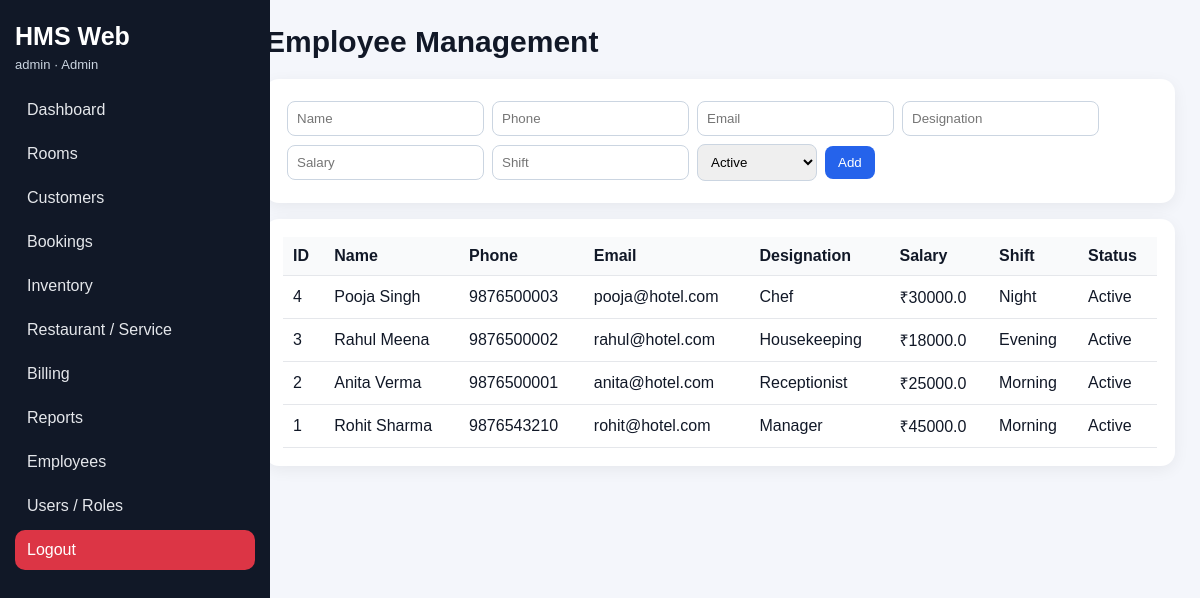
Page /employees (signed in) on the committed database.
### tables this page shows
CREATE TABLE employees(
        id INTEGER PRIMARY KEY AUTOINCREMENT,
        name TEXT,
        phone TEXT,
        email TEXT,
        designation TEXT,
        salary REAL,
        shift TEXT,
        status TEXT DEFAULT 'Active');

### app.py (the view)
@app.route("/employees")
def employees():
    if session.get("role") not in ["Admin", "Manager"]:
        return redirect(url_for("dashboard"))
    return render_template("employees.html", employees=run("SELECT * FROM employees ORDER BY id DESC"))

### app.py (called while the page is built)
def db():
    con = sqlite3.connect(DB_PATH)
    con.row_factory = sqlite3.Row
    return con

def run(sql, args=(), one=False, commit=False):
    con = db()
    cur = con.execute(sql, args)
    if commit:
        con.commit()
        last = cur.lastrowid
        con.close()
        return last
    rows = cur.fetchall()
    con.close()
    return (rows[0] if rows else None) if one else rows

def login_required():
    return "user_id" in session

@app.context_processor
def inject():
    return dict(current_user=session)

@app.before_request
def protect():
    allowed = ["login", "static"]
    if request.endpoint and request.endpoint not in allowed and not login_required():
        return redirect(url_for("login"))

### templates/employees.html
{% extends "base.html" %}{% block content %}<h1>Employee Management</h1><div class="panel"><form class="row" method="post" action="{{url_for('add_employee')}}"><input name="name" placeholder="Name"><input name="phone" placeholder="Phone"><input name="email" placeholder="Email"><input name="designation" placeholder="Designation"><input name="salary" placeholder="Salary"><input name="shift" placeholder="Shift"><select name="status"><option>Active</option><option>Inactive</option></select><button>Add</button></form></div><div class="panel"><table><tr><th>ID</th><th>Name</th><th>Phone</th><th>Email</th><th>Designation</th><th>Salary</th><th>Shift</th><th>Status</th></tr>{% for e in employees %}<tr><td>{{e.id}}</td><td>{{e.name}}</td><td>{{e.phone}}</td><td>{{e.email}}</td><td>{{e.designation}}</td><td>₹{{e.salary}}</td><td>{{e.shift}}</td><td>{{e.status}}</td></tr>{% endfor %}</table></div>{% endblock %}

### static/css/style.css (style rules this page uses)
body { margin:0;background:#f4f6fb;font-family:Arial,sans-serif;color:#111827 }
h1 { font-size:30px;margin:0 0 20px }
.panel,.card { background:white;padding:18px;border-radius:14px;box-shadow:0 4px 16px rgba(0,0,0,.06);margin-bottom:16px }
input,select { padding:9px;border:1px solid #cbd5e1;border-radius:8px;margin:4px;min-width:120px }
button,.button { background:#2563eb;color:white;border:0;border-radius:8px;padding:9px 13px;text-decoration:none;display:inline-block;margin:4px;cursor:pointer }
table { width:100%;border-collapse:collapse;background:white }
th,td { padding:10px;border-bottom:1px solid #e5e7eb;text-align:left }
th { background:#f9fafb }
.row { display:flex;flex-wrap:wrap;align-items:center }

### rows in the picture
employees: id "4", name "Pooja Singh", phone "9876500003", email "pooja@hotel.com", designation "Chef", salary "30000.0", shift "Night", status "Active"
employees: id "3", name "Rahul Meena", phone "9876500002", email "rahul@hotel.com", designation "Housekeeping", salary "18000.0", shift "Evening", status "Active"
employees: id "2", name "Anita Verma", phone "9876500001", email "anita@hotel.com", designation "Receptionist", salary "25000.0", shift "Morning", status "Active"
employees: id "1", name "Rohit Sharma", phone "9876543210", email "rohit@hotel.com", designation "Manager", salary "45000.0", shift "Morning", status "Active"

### other values in the picture
{{ current_user.username }} "admin"
{{ current_user.role }} "Admin"
